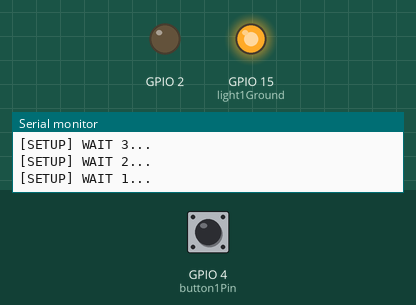
Simulated run of this sketch. Board: ESP32. On the bench: output pins drawn as LEDs (lit = HIGH), the last lines printed to the serial monitor. Inputs (shaded band) come from the test bench; at power-on: GPIO 4 (button1Pin) LOW. WiFi joins after 1.5 s; servers stay silent unless stated; uploads are accepted with an empty reply.

Above: at 5.2 s.
5.3 s: GPIO 4 (button1Pin) pulled HIGH for 1 s
At 7.3 s:
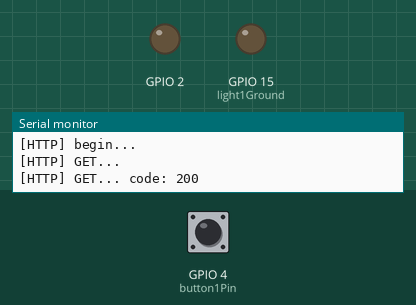
7.8 s: GPIO 4 (button1Pin) pulled HIGH for 3.2 s
At 8.0 s:
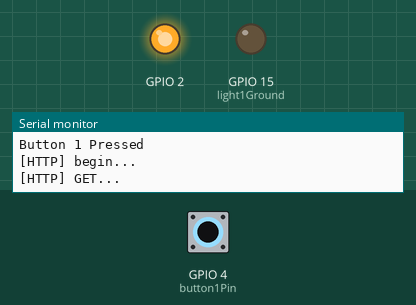
Timing chart, 0 to 12.5 s (numbered marks = the images above; inputs shaded):
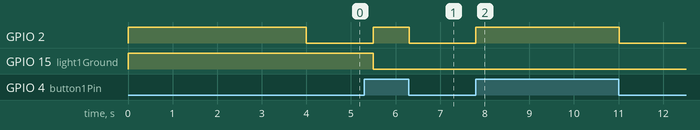

Measured:
- after the input at 5.3 s, GPIO 2: LOW → HIGH after 0.20 s, → LOW 0.80 s later; GPIO 15 (light1Ground): HIGH → LOW after 0.20 s
- after the input at 7.8 s, GPIO 2: LOW → HIGH at once, → LOW 3.2 s later

The sketch:

BossButtons.ino
```cpp
/**
 * BasicHTTPClient.ino
 *
 *  Created on: 24.05.2015
 *
 */

#include <Arduino.h>
#include <WiFi.h>
#include <WiFiMulti.h>
#include <HTTPClient.h>
#define USE_SERIAL Serial

WiFiMulti wifiMulti;

const int button1Pin = 4;
const int light1Ground = 15;
int buttonPressed = 0;

void setup() {

    USE_SERIAL.begin(115200);

    USE_SERIAL.println();
    USE_SERIAL.println();
    USE_SERIAL.println();

    // Built In LED
    pinMode(2, OUTPUT);
    pinMode(light1Ground, OUTPUT);
    digitalWrite(light1Ground, HIGH);

    for (uint8_t t = 4; t > 0; t--) {
        USE_SERIAL.printf("[SETUP] WAIT %d...\n", t);
        USE_SERIAL.flush();
        digitalWrite(2, HIGH);
        delay(1000);
        digitalWrite(2, LOW);
    }

     wifiMulti.addAP("bute-guest", "password1234");
}

void loop() {
    // wait for WiFi connection
    if ((wifiMulti.run() == WL_CONNECTED)) {

      if (digitalRead(button1Pin)) {
        buttonPressed = 1;
        digitalWrite(2, HIGH);
        USE_SERIAL.print("Button 1 Pressed\n");
      }

      if (buttonPressed) {
        // Toggle the button LED
        // TODO: This should be specified by the HTTP response
        digitalWrite(light1Ground, LOW);

        HTTPClient http;

        USE_SERIAL.print("[HTTP] begin...\n");
        char url[80];  //buffer used to format a line (+1 is for trailing 0)

        sprintf(url,"https://dustin.theboss.solutions/res/staff_planner/BossButtons.php?button=%d",buttonPressed);
        http.begin(url);

        USE_SERIAL.print("[HTTP] GET...\n");
        // start connection and send HTTP header
        int httpCode = http.GET();

        // httpCode will be negative on error
        if (httpCode > 0) {
            // HTTP header has been send and Server response header has been handled
            USE_SERIAL.printf("[HTTP] GET... code: %d\n", httpCode);

            // file found at server
            if (httpCode == HTTP_CODE_OK) {
               String payload = http.getString();
               USE_SERIAL.println(payload);
            }
        } else {
          USE_SERIAL.printf("[HTTP] GET... failed, error: %s\n", http.errorToString(httpCode).c_str());
        }

        http.end();
      }
    }
    buttonPressed = 0;
    digitalWrite(2, LOW);
}
```
